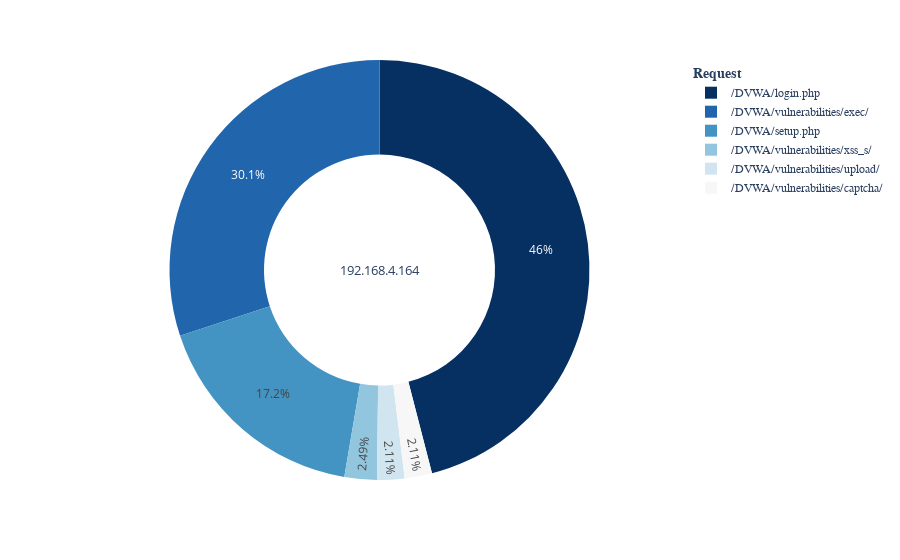

Source (notebook cell):
### Code cell
b = df[df['Client IP'] == '192.168.4.164']['Request'].value_counts().reset_index()
b.columns = ['Request', 'Conteo']

filtradob = b[b['Conteo'] > 10]

fig = px.pie(filtradob, names='Request', values='Conteo', 
             color_discrete_sequence=px.colors.sequential.RdBu_r,
             hole = 0.55, category_orders=filtradob['Request'])

fig.update_layout(title_font_size=20, title_font_family='Arial', 
                  legend_title='<b>Request</b>', legend_title_font_size=14, 
                  legend_title_font_family='Arial', legend_font_size=12,
                  legend_font_family='Arial', legend_bgcolor='white', width = 900)

fig.add_annotation(x=0.5, y=0.5, text="192.168.4.164", showarrow=False, font=dict(size=13))

fig.show()

### Figure 1 — Plotly figure (JSON) as saved in the notebook; plotly's stock layout.template omitted (floating-point values rounded to 4 significant figures)
{"data": [{"domain": {"x": [0, 1], "y": [0, 1]}, "hole": 0.55, "hovertemplate": "Request=%{label}<br>Conteo=%{value}<extra></extra>", "labels": ["/DVWA/login.php", "/DVWA/vulnerabilities/exec/", "/DVWA/setup.php", "/DVWA/vulnerabilities/xss_s/", "/DVWA/vulnerabilities/upload/", "/DVWA/vulnerabilities/captcha/"], "legendgroup": "", "name": "", "showlegend": true, "type": "pie", "values": [240, 157, 90, 13, 11, 11]}], "layout": {"annotations": [{"font": {"size": 13}, "showarrow": false, "text": "192.168.4.164", "x": 0.5, "y": 0.5}], "legend": {"bgcolor": "white", "font": {"family": "Arial", "size": 12}, "title": {"font": {"family": "Arial", "size": 14}, "text": "<b>Request</b>"}, "tracegroupgap": 0}, "margin": {"t": 60}, "piecolorway": ["rgb(5,48,97)", "rgb(33,102,172)", "rgb(67,147,195)", "rgb(146,197,222)", "rgb(209,229,240)", "rgb(247,247,247)", "rgb(253,219,199)", "rgb(244,165,130)", "rgb(214,96,77)", "rgb(178,24,43)", "rgb(103,0,31)"], "title": {"font": {"family": "Arial", "size": 20}}, "width": 900}}
